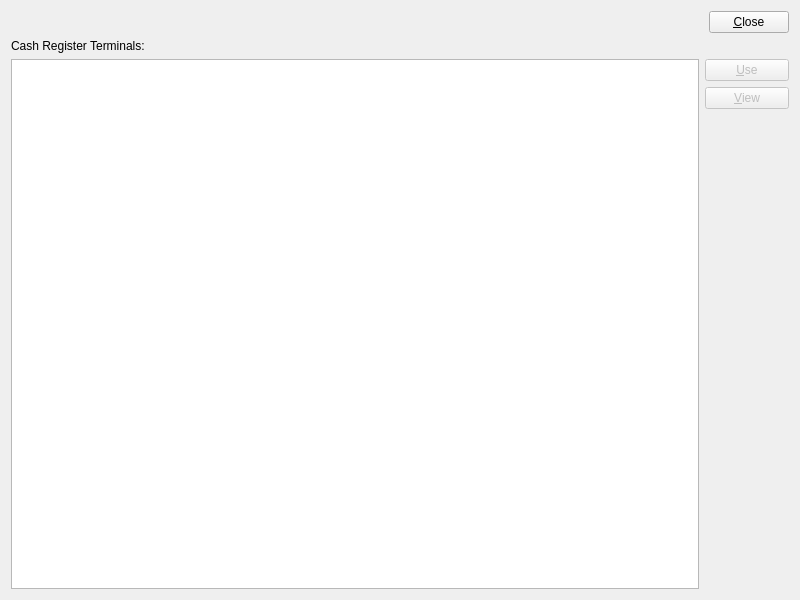
<?xml version="1.0" encoding="UTF-8"?>
<ui version="4.0">
 <class>cashRegisters</class>
 <widget class="QWidget" name="cashRegisters">
  <property name="geometry">
   <rect>
    <x>0</x>
    <y>0</y>
    <width>800</width>
    <height>600</height>
   </rect>
  </property>
  <property name="windowTitle">
   <string>Cash Registers</string>
  </property>
  <property name="screenTitle" stdset="0">
   <string/>
  </property>
  <layout class="QGridLayout" name="gridLayout">
   <item row="0" column="0">
    <layout class="QHBoxLayout" name="horizontalLayout">
     <item>
      <spacer name="horizontalSpacer">
       <property name="orientation">
        <enum>Qt::Horizontal</enum>
       </property>
       <property name="sizeHint" stdset="0">
        <size>
         <width>40</width>
         <height>20</height>
        </size>
       </property>
      </spacer>
     </item>
     <item>
      <widget class="QPushButton" name="_close">
       <property name="text">
        <string>&amp;Close</string>
       </property>
      </widget>
     </item>
    </layout>
   </item>
   <item row="1" column="0">
    <layout class="QVBoxLayout">
     <item>
      <widget class="QLabel" name="_terminalsLit">
       <property name="text">
        <string>Cash Register Terminals:</string>
       </property>
      </widget>
     </item>
     <item>
      <layout class="QHBoxLayout">
       <item>
        <widget class="XTreeView" name="_terminals">
         <property name="editTriggers">
          <set>QAbstractItemView::NoEditTriggers</set>
         </property>
         <property name="schemaName">
          <string notr="true">xtpos</string>
         </property>
         <property name="tableName">
          <string notr="true">api_cashregister</string>
         </property>
        </widget>
       </item>
       <item>
        <layout class="QVBoxLayout">
         <item>
          <layout class="QVBoxLayout">
           <item>
            <widget class="QPushButton" name="_use">
             <property name="enabled">
              <bool>false</bool>
             </property>
             <property name="text">
              <string>&amp;Use</string>
             </property>
            </widget>
           </item>
           <item>
            <widget class="QPushButton" name="_view">
             <property name="enabled">
              <bool>false</bool>
             </property>
             <property name="text">
              <string>&amp;View</string>
             </property>
            </widget>
           </item>
          </layout>
         </item>
         <item>
          <spacer>
           <property name="orientation">
            <enum>Qt::Vertical</enum>
           </property>
           <property name="sizeType">
            <enum>QSizePolicy::Expanding</enum>
           </property>
           <property name="sizeHint" stdset="0">
            <size>
             <width>84</width>
             <height>211</height>
            </size>
           </property>
          </spacer>
         </item>
        </layout>
       </item>
      </layout>
     </item>
    </layout>
   </item>
  </layout>
 </widget>
 <customwidgets>
  <customwidget>
   <class>XTreeView</class>
   <extends>QTreeView</extends>
   <header>xtreeview.h</header>
  </customwidget>
 </customwidgets>
 <resources/>
 <connections>
  <connection>
   <sender>_terminals</sender>
   <signal>valid(bool)</signal>
   <receiver>_use</receiver>
   <slot>setEnabled(bool)</slot>
   <hints>
    <hint type="sourcelabel">
     <x>590</x>
     <y>89</y>
    </hint>
    <hint type="destinationlabel">
     <x>772</x>
     <y>75</y>
    </hint>
   </hints>
  </connection>
  <connection>
   <sender>_terminals</sender>
   <signal>valid(bool)</signal>
   <receiver>_view</receiver>
   <slot>setEnabled(bool)</slot>
   <hints>
    <hint type="sourcelabel">
     <x>590</x>
     <y>119</y>
    </hint>
    <hint type="destinationlabel">
     <x>772</x>
     <y>99</y>
    </hint>
   </hints>
  </connection>
  <connection>
   <sender>_terminals</sender>
   <signal>doubleClicked(QModelIndex)</signal>
   <receiver>_use</receiver>
   <slot>animateClick()</slot>
   <hints>
    <hint type="sourcelabel">
     <x>351</x>
     <y>308</y>
    </hint>
    <hint type="destinationlabel">
     <x>772</x>
     <y>75</y>
    </hint>
   </hints>
  </connection>
 </connections>
</ui>
